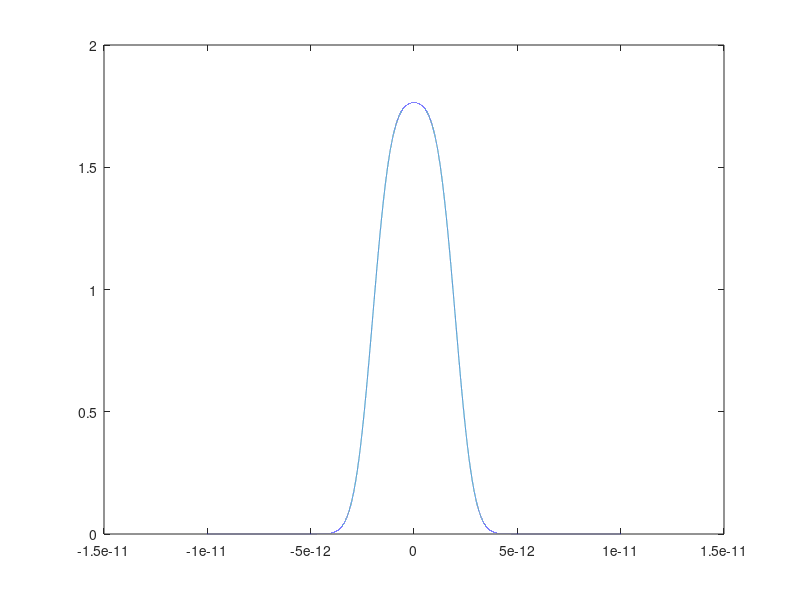

Write the MATLAB code that produced this figure.
clc; clear;

% exp(-(t/t0)^2) = t0 * sqrt(pi) * exp(-ω^2 * t^2 / 4)

% Definitions
pico = 10^-12;  % define pico 

Fs = 5000;    % sampling frequency

% Constructing Pulses
t = (-5: 1/Fs: 5 - 1 / Fs) * pico;
a = 1*(t>-2 * pico)-1*(t>2 * pico);    % Square wave with T1 = 2ps
b = exp(-t.^2 / (1 * pico)^2);    % Gaussian pulse of t0 = 1ps

% Performing Convolution in time domain
c = conv(a, b) / Fs;
t1 = (-10 + 1 / Fs: 1/Fs: 10 - 1 / Fs) * pico;
plot(t1, c)

% % Performing Convolution in freq domain
% FT_a = fft(a);    % Fourier transform of the two signals
% FT_b = fft(b);
% FT_C = FT_a .* FT_b;    % A convolution B in time domain means A * B in frequency domain
% C = ifftshift(abs(ifft(FT_C))) / Fs;    % Turn C from freq domain back to time domain

% % Plotting
% % Plot 1: c
% subplot(2, 1, 1);
% plot(t1, c);
% title('c = a conv b');
% legend('c(t)'); 
% xlabel('t (s)');
% ylabel('c(t)');

% % Plot 2: C
% subplot(2, 1, 2);
% plot(t1, c);
% title('C(jw) = a(jw)*b(jw)');
% legend('C(t)'); 
% xlabel('t (s)');
% ylabel('C(t)');
